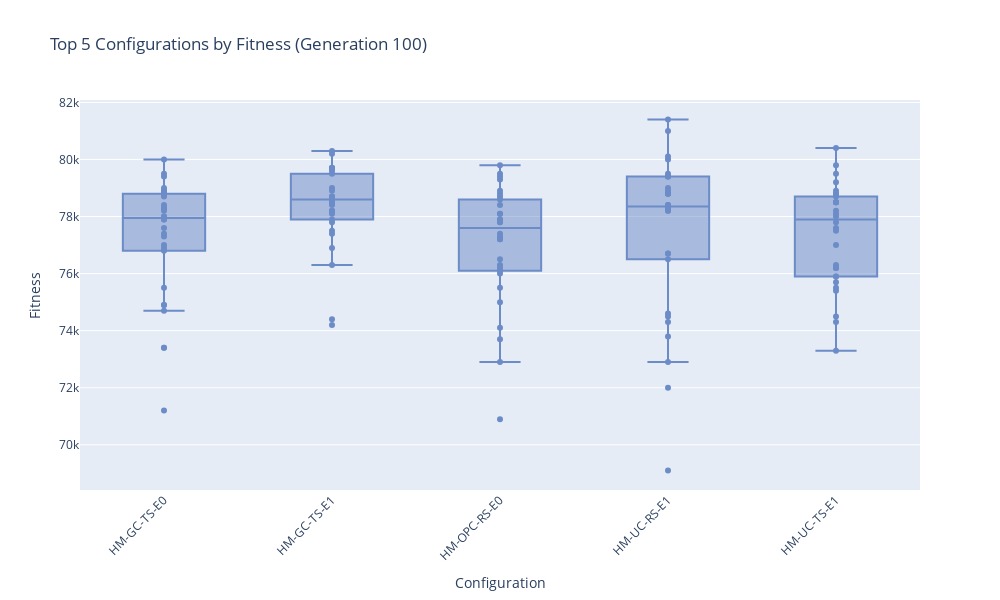

Write notebook code for a chart like this one.
### Markdown cell above
**Statistical analysis:**

### Code cell
# Boxplots for top 5 configurations
combs_boxplots_top5(comb_last_gen_fitness_per_run, summary_stats, top_5_names)

### Figure 1 — Plotly figure (JSON) as saved in the notebook; plotly's stock layout.template omitted (floating-point values rounded to 4 significant figures; data arrays with more than 128 entries replaced by an {"elided": "..."} marker saying what was removed)
{"data": [{"boxpoints": "all", "hoverinfo": "text", "jitter": 0, "marker": {"color": "rgba(108, 140, 200, 1)"}, "pointpos": 0, "text": {"elided": "150 str values"}, "type": "box", "x": {"elided": "150 str values"}, "y": {"elided": "150 int values"}}], "layout": {"height": 600, "title": {"text": "Top 5 Configurations by Fitness (Generation 100)"}, "width": 1000, "xaxis": {"tickangle": -45, "title": {"text": "Configuration"}}, "yaxis": {"title": {"text": "Fitness"}}}}
